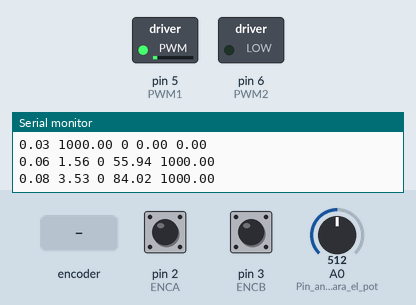
Recording of a sketch running on a simulated Arduino Uno, built with avr-gcc and run on an emulated ATmega328P. On the bench: switched loads named in the sketch (green lamp = pin HIGH), the last lines printed to the serial monitor. The inputs (shaded band) are chosen by the test bench; at power-on: pin 2 (ENCA) HIGH, pin 3 (ENCB) HIGH, A0 (Pin_analógico_para_el_pot) = 512.

Above: at 0.16 s.
At 1.2 s:
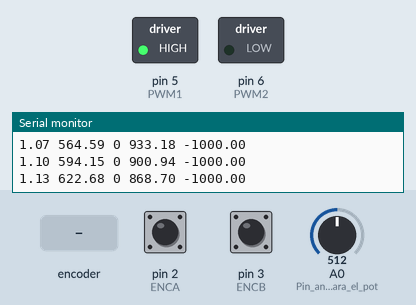
1.3 s: rotary encoder on pin 2 (ENCA) / pin 3 (ENCB) turned 1 step (first pin leading)
Timing chart, 0 to 4.3 s (numbered marks = the images above; inputs shaded):
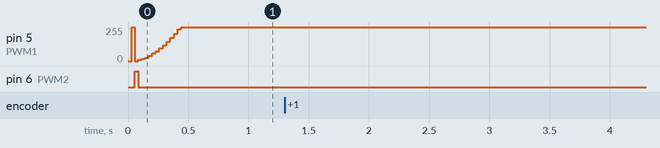

The sketch:

main.ino
```cpp
#define ENCA 2 // Amarillo
#define ENCB 3 // Morado
#define PWM1 5
#define PWM2 6
int pos = 0;
volatile int pos_act = 0; // Variable compartida con la interrupción
// *********** Parametros del PD *************
float Kp = 2.8;           // Constante proporcional
float Kd = 0.314;

float ekT_ant = 0;        // Error anterior
float sum_ekT = 0;        // Suma del error

// Parámetros de muestreo (en microsegundos)
const unsigned long TS_PROFILE_US = 100; // 0.1 ms
const unsigned long TS_CONTROL_US = 0.1;  // 0.10 ms
const unsigned long TS_POT_US = 10000;  // 1 ms

// Variables de trayectoria y potenciómetro
float theta_0 = 0;   // Posición inicial
float theta_f[20];   // Array de puntos finales (theta_f) (ahora dinámico)
int n_puntos = 0;    // Número de puntos finales (theta_f), comenzamos con 0

// Variables para el perfil trapezoidal
float u_max   = 1000.0;   // Vel max (pulsos/s)
float alpha   = 1000.0;    // Aceleración (pulsos/s^2)
float t_a, t_c, t_d, T;
float ref       = 0;  // Posición de referencia
float vel_ref   = 0;  // Velocidad de referencia
float accel_ref = 0;  // Aceleración de referencia
int   phase     = 0;  // Fase del perfil (1,2,3,4)

// Variables para medir tiempo en microsegundos
unsigned long startTime    = 0;
unsigned long lastProfileTime = 0;
unsigned long lastControlTime = 0;
unsigned long lastPotTime = 0;
int current_target = 0;  // Índice del punto actual en theta_f

// Filtro de Media Móvil
const int N = 5; // Tamaño del filtro (número de muestras a promediar)
float position_history[N];  // Historial de las últimas N posiciones
int pos_index = 0;  // Índice para el historial circular

void setup() {
  Serial.begin(9600);

     // Configuración de pines de entrada (encoder)
    pinMode(ENCA, INPUT_PULLUP);
    pinMode(ENCB, INPUT_PULLUP);

    // Configuración de pines de salida (PWM)
    pinMode(PWM1, OUTPUT);
    pinMode(PWM2, OUTPUT);

    // Se leerán los pulsos por medio de una interrupción
    attachInterrupt(digitalPinToInterrupt(ENCA), leePulsos, RISING);

    // Asegurar que las interrupciones estén activadas desde el inicio
    noInterrupts();  // Desactivar interrupciones al inicio si es necesario
    interrupts();    // Activar interrupciones después de la configuración
  pinMode(A0, INPUT);  // Pin analógico para el potenciómetro

  // Inicializar el historial de posiciones a cero
  for (int i = 0; i < N; i++) {
    position_history[i] = 0;
  }

  // Guardamos tiempo inicial en microsegundos
  startTime       = micros();
  lastProfileTime = startTime;
  lastControlTime = startTime;
}

void loop() {
  unsigned long now = micros();
  calcularTiempos();

  // 1) Actualizar theta_f cada TS_POT_US
  if (now - lastPotTime >= TS_POT_US) {
    lastPotTime = now;
    actualizarPuntosFinales();  // Leer el potenciómetro y actualizar el array
  }

  // 2) Actualizar trayectoria cada TS_PROFILE_US
  if (now - lastProfileTime >= TS_PROFILE_US) {
    lastProfileTime = now;
    generarTrayectoria();  // Generación de trayectoria
  }

  // 3) Actualizar PWM cada TS_CONTROL_US
  if (now - lastControlTime >= TS_CONTROL_US) {
    lastControlTime = now;
    control();
  }

  // Mostrar datos por el puerto serie
  Serial.print((micros() - startTime) / 1000000.0); // tiempo (s)
  Serial.print(" ");
  Serial.print(ref);         // referencia de posición
  Serial.print(" ");
  Serial.print(pos);         // posición
  Serial.print(" ");
  Serial.print(vel_ref);     // velocidad de referencia
  Serial.print(" ");
  Serial.print(accel_ref);   // aceleración de referencia
  Serial.println();
}


// Genera la trayectoria para alcanzar los puntos finales
void generarTrayectoria() {
  // t en segundos desde el inicio
  float t = (micros() - startTime) / 1000000.0;

  // Verificar si el siguiente theta_f es menor que el anterior
  bool invertir_senales = (theta_f[current_target] < theta_0);

  // Fase 1: aceleración
  if (t < t_a) {
    if (invertir_senales) {
      ref = theta_0 - 0.5 * alpha * t * t;
    } else {
      ref = theta_0 + 0.5 * alpha * t * t;
    }
    vel_ref = alpha * t;
    accel_ref = alpha;
  }
  // Fase 2: velocidad constante
  else if (t < (t_a + t_c)) {
    if (invertir_senales) {
      ref = theta_0 - (0.5 * u_max * t_a) - u_max * (t - t_a);
    } else {
      ref = theta_0 + (0.5 * u_max * t_a) + u_max * (t - t_a);
    }
    vel_ref = u_max;
    accel_ref = 0;
  }
  // Fase 3: desaceleración
  else if (t < (t_a + t_c + t_d)) {
    float t_d_phase = t - (t_a + t_c);
    if (invertir_senales) {
      ref = theta_f[current_target] + 0.5 * alpha * (t_d - t_d_phase) * (t_d - t_d_phase);
    } else {
      ref = theta_f[current_target] - 0.5 * alpha * (t_d - t_d_phase) * (t_d - t_d_phase);
    }
    vel_ref = alpha * (t_d - t_d_phase);
    accel_ref = -alpha;
  }
  // Fase 4: reposo final
  else {
    ref = theta_f[current_target];
    vel_ref = 0;
    accel_ref = 0;
    t = 0;

    // Solo cambiamos de objetivo cuando la trayectoria ha finalizado completamente
    if (current_target < n_puntos - 1) {
      current_target++;  // Avanzar al siguiente punto
      theta_0 = theta_f[current_target - 1];  // La nueva theta_0 es el anterior theta_f
      startTime = micros();  // Reiniciar el tiempo
      calcularTiempos();  // Recalcular tiempos con los nuevos valores
    }

    // Si hemos llegado al último punto, reiniciar
    if (current_target == n_puntos-1) {
      current_target = 0;
    }
  }
}


// Calcula los tiempos para el perfil trapezoidal
void calcularTiempos() {
  // Calculamos el tiempo de aceleración, velocidad constante y desaceleración
  t_a = u_max / alpha;
  t_c = (theta_f[current_target] - theta_0 - (u_max * t_a)) / u_max;
  t_d = u_max / alpha;

  // Si t_c < 0 => el perfil es triangular
  if (t_c < 0) {
    t_a = sqrt(abs(theta_f[current_target] - theta_0) / alpha);
    t_d = t_a;
    t_c = 0;
  }
}


// Lee el valor del potenciómetro y actualiza el array de puntos finales
void actualizarPuntosFinales() {
  // Lee el valor del potenciómetro (de 0 a 1023)
  int potValue = analogRead(A0);

  // Mapea el valor del potenciómetro a un rango que tenga sentido (por ejemplo, de 0 a 2000)
  float mappedValue = map(potValue, 0, 1023, 0, 2000);

  // Evitar sobrescribir puntos sin necesidad
  if (n_puntos < 20) {
    // Si el valor mapeado no es igual al último valor agregado (evitar duplicados)
    if (n_puntos == 0 || mappedValue != theta_f[n_puntos - 1]) {
      theta_f[n_puntos] = mappedValue;
      n_puntos++;  // Incrementa el número de puntos
    }
  } else {
    // Si ya hay 20 puntos, se elimina el primero (desplaza los elementos del vector)
    for (int i = 0; i < 19; i++) {
      theta_f[i] = theta_f[i + 1];
    }
    theta_f[19] = mappedValue; // Añadimos el nuevo valor al final
  }

  // Si el número de puntos es 21, lo reiniciamos para empezar desde el principio
  if (n_puntos == 21) {
    n_puntos = 0;
  }

  // Aplicar el filtro de media móvil en la posición
  aplicarFiltroMediaMovil(mappedValue);
}

void aplicarFiltroMediaMovil(float nueva_posicion) {
  // Añadir el nuevo valor de la posición al historial
  position_history[pos_index] = nueva_posicion;

  // Mover el índice del historial de manera circular
  pos_index = (pos_index + 1) % N;

  // Calcular el promedio de las últimas N posiciones
  float sum = 0;
  for (int i = 0; i < N; i++) {
    sum += position_history[i];
  }

  // El valor filtrado es el promedio
  ref = sum / N;
}

void control(){
// Cálculo del error de posición
    int ekT = ref - pos;


    // Derivada numérica (error por segundo)
    float dedt = (ekT - ekT_ant);

    // Señal de control (PD)
    float mkT = Kp * ekT + Kd * dedt;

    // Saturación del PWM
    float valpwm = fabs(mkT);
    if (valpwm > 255) valpwm = 255;

    // Aplicación al motor con cambio de giro
    (mkT > 0) ? sentidoAntiHor((byte) valpwm) : sentidoHor((byte) valpwm);
  // Guardar valores previos
    pos = pos_act;
    ekT_ant = ekT;
}

// Contador de pulsos del encoder
void leePulsos()
{
    int b = digitalRead(ENCB);
    if (b > 0) pos_act++;  // Incrementamos el contador de pulsos
    else pos_act--;        // Decrementamos el contador de pulsos
}

// El motor gira en sentido horario
void sentidoHor(byte vel)
{
    analogWrite(PWM1, 0);
    analogWrite(PWM2, vel);
}

// El motor gira en sentido antihorario
void sentidoAntiHor(byte vel)
{
    analogWrite(PWM1, vel);
    analogWrite(PWM2, 0);
}
```
